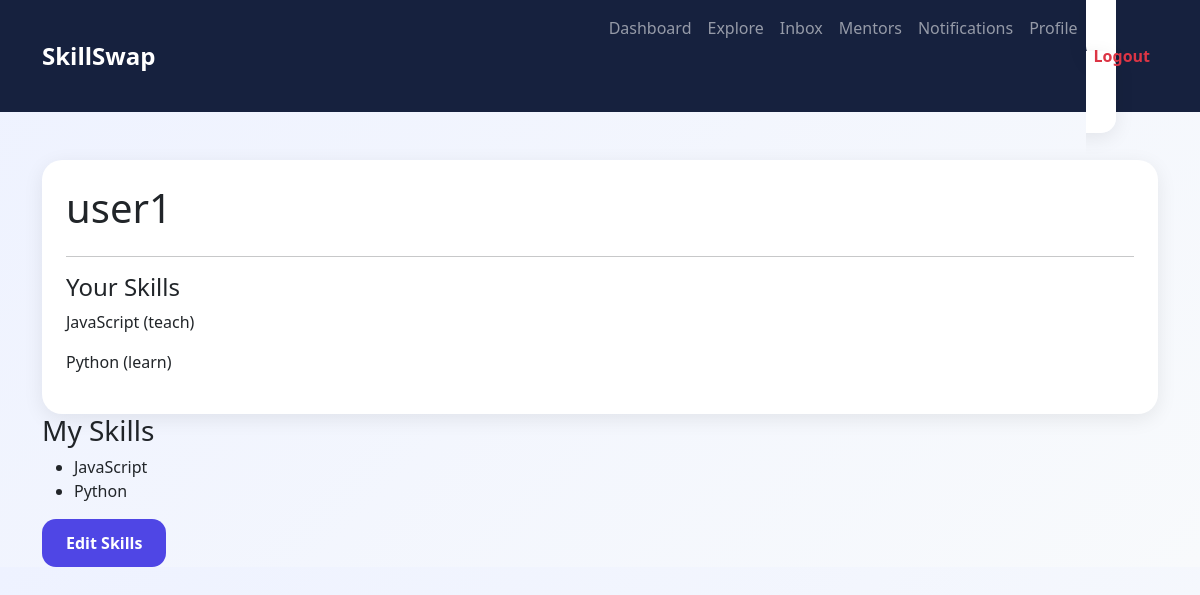
Before: /accounts/profile/ (signed in) with the older database file.
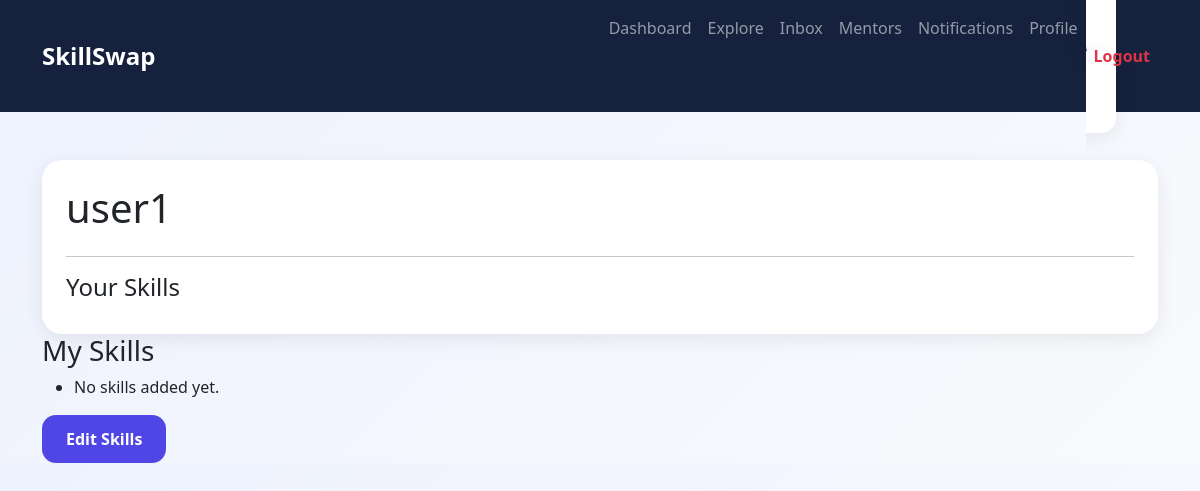
After: the same page with the newer database file.
### skills/models.py (models this page shows, shortened)
class UserSkill(models.Model):
    user = models.ForeignKey(
        settings.AUTH_USER_MODEL,
        on_delete=models.CASCADE
    )
    skill = models.ForeignKey(
        Skill,
        on_delete=models.CASCADE
    )
    TEACH = 'teach'
    LEARN = 'learn'
    TYPE_CHOICES = [
        (TEACH, 'Teach'),
        (LEARN, 'Learn'),
    ]
    skill_type = models.CharField(
        max_length=10,
        choices=TYPE_CHOICES
    )

class Skill(models.Model):
    CATEGORY_CHOICES = [
        ('Programming', 'Programming'),
        ('Math', 'Math'),
        ('Science', 'Science'),
        ('Language', 'Language'),
        ('Business', 'Business'),
        ('Design', 'Design'),
    ]
    name = models.CharField(
        max_length=100
    )
    category = models.CharField(
        max_length=50,
        choices=CATEGORY_CHOICES,
        default='Programming'
    )
    def __str__(self):
        return self.name

### accounts/views.py (the view)
# urls.py: path('profile/', views.profile_view, name='profile'),
@login_required
def profile_view(request):
    skills = UserSkill.objects.filter(user=request.user)
    return render(request, 'accounts/profile.html', {
        'user_profile': request.user,
        'skills': skills
    })

### templates/accounts/profile.html (shortened to what this page needs)
{% extends 'base.html' %}
{% block content %}
<div class="card p-4">
<h1>{{ user.username }}</h1>
<hr>
<h4>Your Skills</h4>
{% for skill in skills %}
<p>
{{ skill.skill }}
({{ skill.skill_type }})
</p>
{% endfor %}
</div>
<h3>My Skills</h3>
<ul>
{% for skill in skills %}
<li>
{{ skill.skill.name }}
</li>
{% empty %}
<li>No skills added yet.</li>
{% endfor %}
</ul>
<a
href="{% url 'edit_skills' %}"
class="btn btn-primary">
Edit Skills
</a>
{% endblock %}

Changed rows visible on the page:
removed UserSkill: skill "JavaScript", skill_type "teach", skill.name "JavaScript"
removed UserSkill: skill "Python", skill_type "learn", skill.name "Python"
Other visible differences:
text now shown: "No skills added yet."
